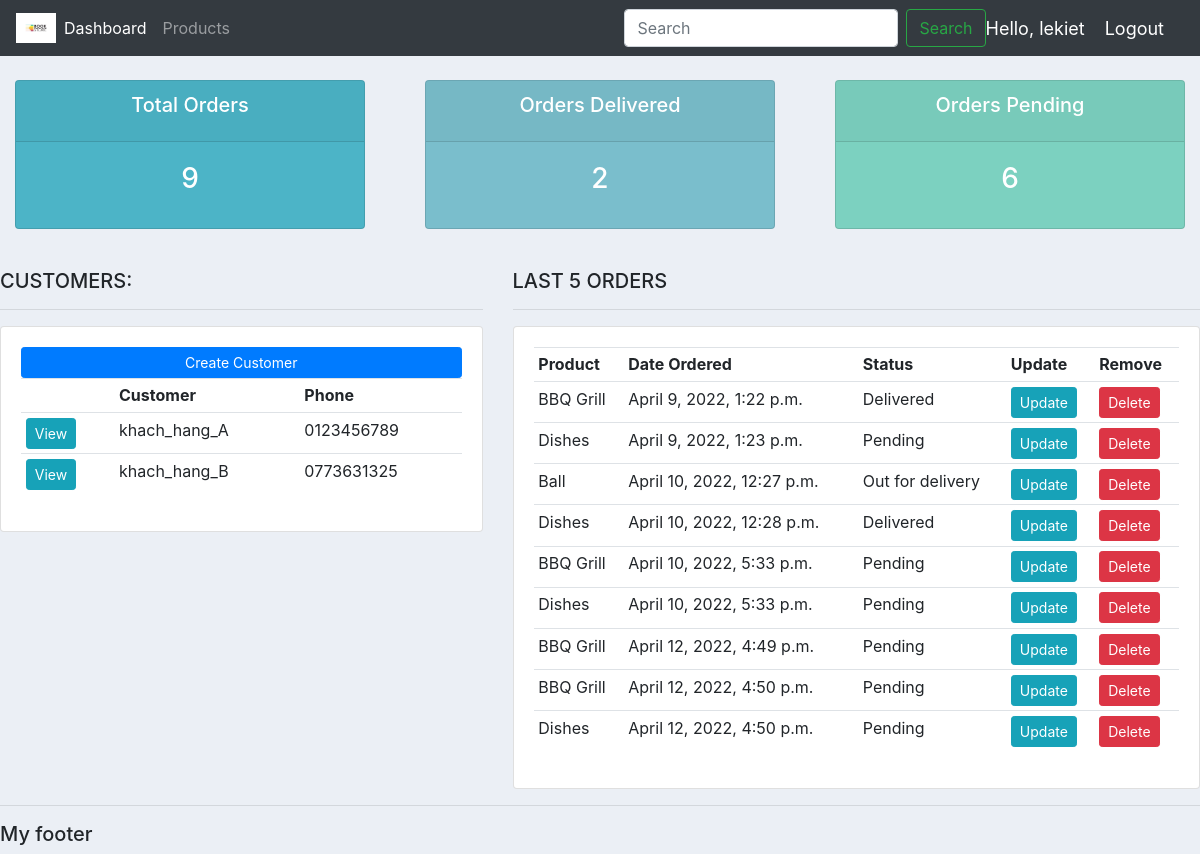
Page / (signed in) on the earlier database version.
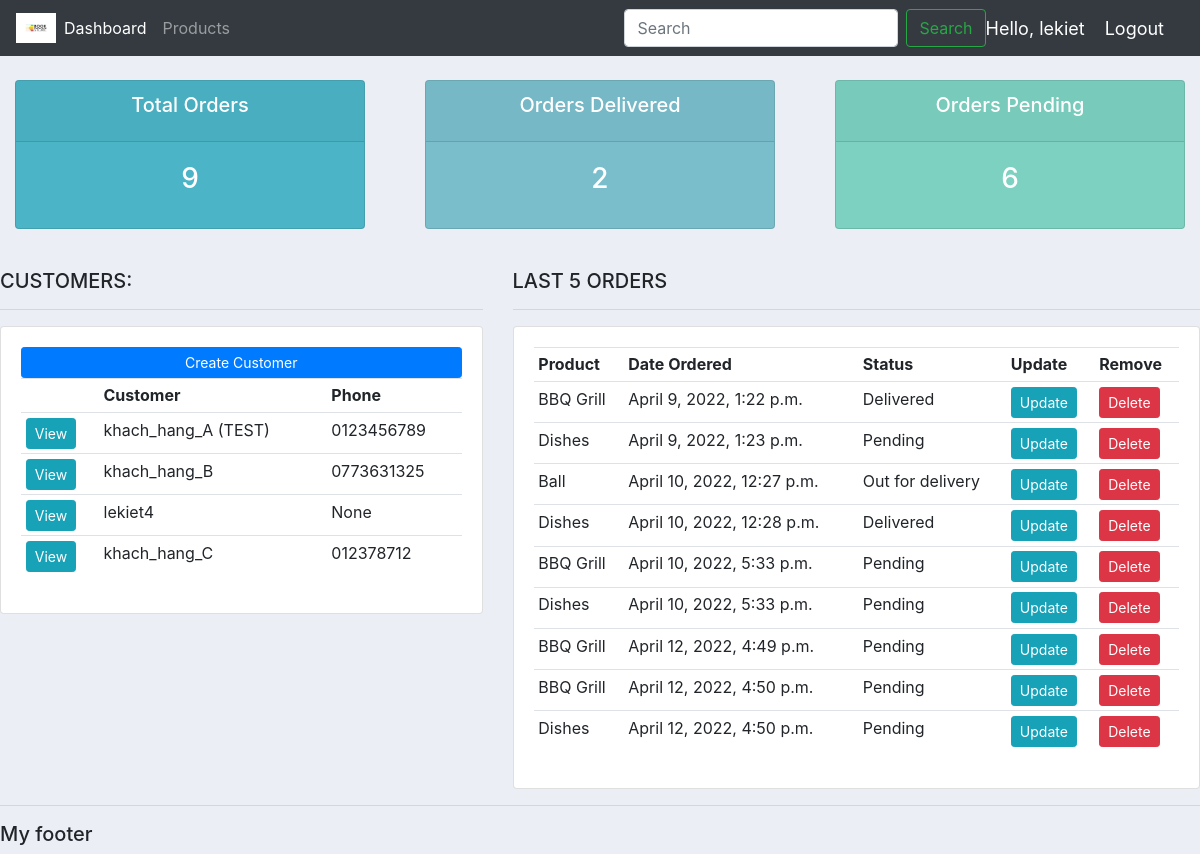
Same page on the later database version.
### accounts/models.py (models this page shows, shortened)
class Customer(models.Model):
	user = models.OneToOneField(User, blank=True, null=True, on_delete=models.CASCADE) # a user can have 1 customer, a customer have a user
	name = models.CharField(max_length=200, null=True) # 'null' cho phép nhập data có trường bị thiếu
	phone = models.CharField(max_length=200, null=True)
	email = models.CharField(max_length=200, null=True)
	date_created = models.DateTimeField(auto_now_add=True, null=True)
	profile_pic = models.ImageField(default="profile1.png", null=True, blank=True)

class Order(models.Model):
	STATUS = (
			('Pending', 'Pending'),
			('Out for delivery', 'Out for delivery'),
			('Delivered', 'Delivered'),
			)
	customer = models.ForeignKey(Customer, null=True, on_delete= models.SET_NULL) # 'on_delete': nếu xóa customer A trong bảng Customer thì ông A ở table Order nên được treat thế nào? xóa luôn order chứa ông A, hay set trường customer là NULL
	product = models.ForeignKey(Product, null=True, on_delete= models.SET_NULL)
	date_created = models.DateTimeField(auto_now_add=True, null=True)
	status = models.CharField(max_length=200, null=True, choices=STATUS) # 'choices' = drop down menu
	note = models.CharField(max_length=200, null=True)

class Product(models.Model):
	CATEGORY = (
			('Indoor', 'Indoor'),
			('Out Door', 'Out Door'),
			)
	name = models.CharField(max_length=200, null=True)
	price = models.FloatField(null=True)
	category = models.CharField(max_length=200, null=True, choices=CATEGORY)
	description = models.CharField(max_length=200, null=True, blank=True) # 'blank': cho phép bỏ trống trường này
	date_created = models.DateTimeField(auto_now_add=True, null=True)
	tags = models.ManyToManyField(Tag) # product thuộc thể loại nào
	def __str__(self):
		return self.name

### accounts/decorators.py (the view)
	def wrapper_function(request, *args, **kwargs):
		group = None
		if request.user.groups.exists():
			group = request.user.groups.all()[0].name
		if group == 'customer':
			return redirect('user-page')
		if group == 'admin':
			return view_func(request, *args, **kwargs)

### accounts/views.py (called while the page is built)
@login_required(login_url='login')
@admin_only
def home(request):
    orders = Order.objects.all()
    customers = Customer.objects.all()
    total_customers = customers.count()
    total_orders = orders.count()
    delivered = orders.filter(status='Delivered').count()
    pending = orders.filter(status='Pending').count()
    context = {'orders': orders, 'customers': customers,
               'total_customers': total_customers, 'total_orders': total_orders,
               'delivered': delivered, 'pending': pending}
    return render(request, 'accounts/dashboard.html', context)  # render() làm cho chữ đẹp hơn (bằng việc tuân theo format htm)

### accounts/templates/accounts/dashboard.html
{%  extends 'accounts/main.html' %}
{% block content %}
{%  include 'accounts/status.html' %}
<br>
<div class="row">
	<div class="col-md-5">
		<h5>CUSTOMERS:</h5>
		<hr>
		<div class="card card-body">
			<a class="btn btn-primary  btn-sm btn-block" href="">Create Customer</a>
			<table class="table table-sm">
				<tr>
					<th></th>
					<th>Customer</th>
					<th>Phone</th>
				</tr>
				{% for customer in customers %}
					<tr>
						<td><a class="btn btn-sm btn-info" href="{% url 'customer' customer.id %}">View</a></td>
						<td>{{customer.name}}</td>
						<td>{{customer.phone}}</td>
					<tr>
				{% endfor %}
			</table>
		</div>
	</div>
	<div class="col-md-7">
		<h5>LAST 5 ORDERS</h5>
		<hr>
		<div class="card card-body">
			<table class="table table-sm">
				<tr>
					<th>Product</th>
					<th>Date Ordered</th>
					<th>Status</th>
					<th>Update</th>
					<th>Remove</th>
				</tr>
				{% for order in orders %}
					<tr>
						<td>{{order.product}}</td>
						<td>{{order.date_created}}</td>
						<td>{{order.status}}</td>
						<td><a class="btn btn-sm btn-info" href="{% url 'update_order' order.id %}">Update</a></td>
						<td><a class="btn btn-sm btn-danger" href="{% url 'delete_order' order.id %}">Delete</a></td>
					<tr>
				{% endfor %}
			</table>
		</div>
	</div>
</div>
{% endblock %}

### accounts/templates/accounts/main.html (shortened to what this page needs)
{% load static %}
<!DOCTYPE html>
<html>
    <head>
        <link rel="stylesheet" href="https://cdn.jsdelivr.net/npm/bootstrap@4.3.1/dist/css/bootstrap.min.css">
        <link rel="stylesheet" type="text/css" href="{% static '/css/main.css' %}">
    </head>
    <body>
        {% include 'accounts/navbar.html' %}
        {% block content %}
        {% endblock %}
        <hr>
        <h5>My footer</h5>
    </body>
</html>

### accounts/templates/accounts/navbar.html (shortened to what this page needs)
{% load static %}
<nav class="navbar navbar-expand-lg navbar-dark bg-dark">
    <img src="{% static 'images/logo.png' %}" style="width: 40px; min-width: 3px;"/>
    <div class="collapse navbar-collapse" id="navbarSupportedContent">
      <ul class="navbar-nav mr-auto">
        {% if request.user.is_staff %}
        <li class="nav-item active">
          <a class="nav-link" href="{% url 'home' %}">Dashboard</a>
        </li>
        <li class="nav-item">
          <a class="nav-link" href="{% url 'products' %}">Products</a>
        </li>
        {% else %}
        <li class="nav-item">
          <a class="nav-link" href="{% url 'account' %}">Settings</a>
        </li>
        {% endif %}
      </ul>
      <form class="form-inline my-2 my-lg-0">
        <input class="form-control mr-sm-2" type="search" placeholder="Search" aria-label="Search">
        <button class="btn btn-outline-success my-2 my-sm-0" type="submit">Search</button>
      </form>
    </div>
    <span class="hello-msg">Hello, {{request.user}}</span>
    <span ><a class="hello-msg" href="{% url 'logout' %}">Logout</a></span>
  </nav>

### accounts/templates/accounts/status.html
<br>
<div class="row">
	<div class="col">
		<div class="col-md">
			<div class="card text-center text-white  mb-3" id="total-orders">
			  	<div class="card-header">
			  		<h5 class="card-title">Total Orders</h5>
			  	</div>
			  	<div class="card-body">
			    	<h3 class="card-title">{{total_orders}}</h3>
			  	</div>
			</div>
		</div>
	</div>
	<div class="col">
		<div class="col-md">
			<div class="card text-center text-white  mb-3" id="orders-delivered">
			  	<div class="card-header">
			  		<h5 class="card-title">Orders Delivered</h5>
			  	</div>
			  	<div class="card-body">
			    	<h3 class="card-title">{{delivered}}</h3>
			  	</div>
			</div>
		</div>
	</div>
	<div class="col">
		<div class="col-md">
			<div class="card text-center text-white  mb-3" id="orders-pending">
			  	<div class="card-header">
			  		<h5 class="card-title">Orders Pending</h5>
			  	</div>
			  	<div class="card-body">
			    	<h3 class="card-title">{{pending}}</h3>
			  	</div>
			</div>
		</div>
	</div>
</div>

### static/css/main.css (style rules this page uses)
body { background-color: #ebeff5; }
#total-orders { background-color: #4cb4c7; }
#orders-delivered { background-color: #7abecc; }
#orders-pending { background-color: #7CD1C0; }

### accounts/templates/accounts/navbar.html (style rules this page uses)
.hello-msg { font-size: 18px; color: #fff; margin-right: 20px; }

Differences in the rows shown:
changed Customer: name "khach_hang_A" → "khach_hang_A (TEST)"
added Customer: name "lekiet4", phone "None"
added Customer: name "khach_hang_C", phone "012378712"
